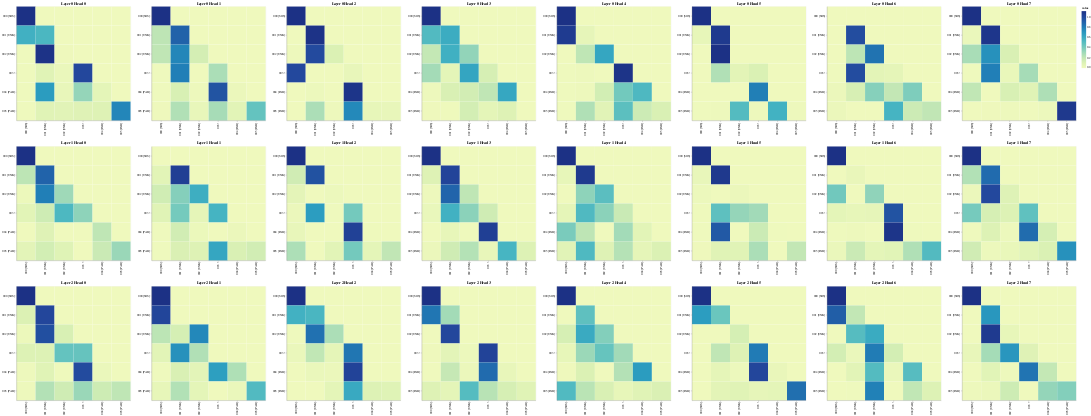

Here is the notebook cell this chart was saved with:
### Code cell
# Encoder Self-Attention
get_all_attention_maps("decoder", layers, heads, decoder_input_tokens, decoder_input_tokens, min(20, sentence_len))
